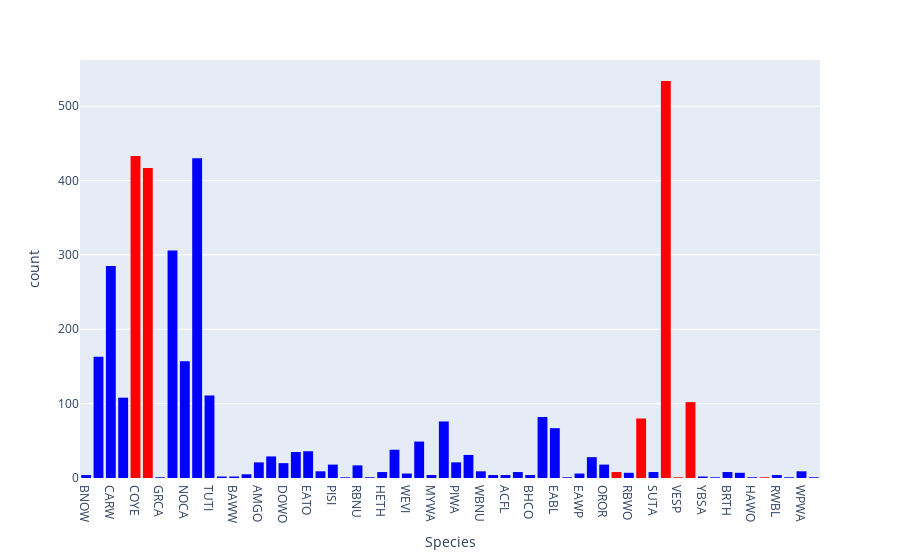

Write notebook code for a chart like this one.
### Code cell
default_color = "blue"
colorMap = {
    c: colors.get(c, default_color) 
    for c in birdFirsts.Species.unique()}
RecapHist = px.histogram(birdRecaps, x="Species", color="Species", color_discrete_map=colorMap)
RecapHist.update_layout(showlegend=False)
#RecapHist.write_html("RecapHistFigure.html")

RecapHist.show()

### Figure 1 — Plotly figure (JSON) as saved in the notebook; plotly's stock layout.template omitted (floating-point values rounded to 4 significant figures; data arrays with more than 128 entries replaced by an {"elided": "..."} marker saying what was removed)
{"data": [{"alignmentgroup": "True", "bingroup": "x", "hovertemplate": "Species=%{x}<br>count=%{y}<extra></extra>", "legendgroup": "BNOW", "marker": {"color": "blue", "pattern": {"shape": ""}}, "name": "BNOW", "offsetgroup": "BNOW", "orientation": "v", "showlegend": true, "type": "histogram", "x": ["BNOW", "BNOW", "BNOW", "BNOW"], "xaxis": "x", "yaxis": "y"}, {"alignmentgroup": "True", "bingroup": "x", "hovertemplate": "Species=%{x}<br>count=%{y}<extra></extra>", "legendgroup": "CACH", "marker": {"color": "blue", "pattern": {"shape": ""}}, "name": "CACH", "offsetgroup": "CACH", "orientation": "v", "showlegend": true, "type": "histogram", "x": {"elided": "163 str values"}, "xaxis": "x", "yaxis": "y"}, {"alignmentgroup": "True", "bingroup": "x", "hovertemplate": "Species=%{x}<br>count=%{y}<extra></extra>", "legendgroup": "CARW", "marker": {"color": "blue", "pattern": {"shape": ""}}, "name": "CARW", "offsetgroup": "CARW", "orientation": "v", "showlegend": true, "type": "histogram", "x": {"elided": "285 str values"}, "xaxis": "x", "yaxis": "y"}, {"alignmentgroup": "True", "bingroup": "x", "hovertemplate": "Species=%{x}<br>count=%{y}<extra></extra>", "legendgroup": "CHSP", "marker": {"color": "blue", "pattern": {"shape": ""}}, "name": "CHSP", "offsetgroup": "CHSP", "orientation": "v", "showlegend": true, "type": "histogram", "x": ["CHSP", "CHSP", "CHSP", "CHSP", "CHSP", "CHSP", "CHSP", "CHSP", "CHSP", "CHSP", "CHSP", "CHSP", "CHSP", "CHSP", "CHSP", "CHSP", "CHSP", "CHSP", "CHSP", "CHSP", "CHSP", "CHSP", "CHSP", "CHSP", "CHSP", "CHSP", "CHSP", "CHSP", "CHSP", "CHSP", "CHSP", "CHSP", "CHSP", "CHSP", "CHSP", "CHSP", "CHSP", "CHSP", "CHSP", "CHSP", "CHSP", "CHSP", "CHSP", "CHSP", "CHSP", "CHSP", "CHSP", "CHSP", "CHSP", "CHSP", "CHSP", "CHSP", "CHSP", "CHSP", "CHSP", "CHSP", "CHSP", "CHSP", "CHSP", "CHSP", "CHSP", "CHSP", "CHSP", "CHSP", "CHSP", "CHSP", "CHSP", "CHSP", "CHSP", "CHSP", "CHSP", "CHSP", "CHSP", "CHSP", "CHSP", "CHSP", "CHSP", "CHSP", "CHSP", "CHSP", "CHSP", "CHSP", "CHSP", "CHSP", "CHSP", "CHSP", "CHSP", "CHSP", "CHSP", "CHSP", "CHSP", "CHSP", "CHSP", "CHSP", "CHSP", "CHSP", "CHSP", "CHSP", "CHSP", "CHSP", "CHSP", "CHSP", "CHSP", "CHSP", "CHSP", "CHSP", "CHSP", "CHSP"], "xaxis": "x", "yaxis": "y"}, {"alignmentgroup": "True", "bingroup": "x", "hovertemplate": "Species=%{x}<br>count=%{y}<extra></extra>", "legendgroup": "COYE", "marker": {"color": "red", "pattern": {"shape": ""}}, "name": "COYE", "offsetgroup": "COYE", "orientation": "v", "showlegend": true, "type": "histogram", "x": {"elided": "433 str values"}, "xaxis": "x", "yaxis": "y"}, {"alignmentgroup": "True", "bingroup": "x", "hovertemplate": "Species=%{x}<br>count=%{y}<extra></extra>", "legendgroup": "FISP", "marker": {"color": "red", "pattern": {"shape": ""}}, "name": "FISP", "offsetgroup": "FISP", "orientation": "v", "showlegend": true, "type": "histogram", "x": {"elided": "417 str values"}, "xaxis": "x", "yaxis": "y"}, {"alignmentgroup": "True", "bingroup": "x", "hovertemplate": "Species=%{x}<br>count=%{y}<extra></extra>", "legendgroup": "GRCA", "marker": {"color": "blue", "pattern": {"shape": ""}}, "name": "GRCA", "offsetgroup": "GRCA", "orientation": "v", "showlegend": true, "type": "histogram", "x": ["GRCA"], "xaxis": "x", "yaxis": "y"}, {"alignmentgroup": "True", "bingroup": "x", "hovertemplate": "Species=%{x}<br>count=%{y}<extra></extra>", "legendgroup": "INBU", "marker": {"color": "blue", "pattern": {"shape": ""}}, "name": "INBU", "offsetgroup": "INBU", "orientation": "v", "showlegend": true, "type": "histogram", "x": {"elided": "306 str values"}, "xaxis": "x", "yaxis": "y"}, {"alignmentgroup": "True", "bingroup": "x", "hovertemplate": "Species=%{x}<br>count=%{y}<extra></extra>", "legendgroup": "NOCA", "marker": {"color": "blue", "pattern": {"shape": ""}}, "name": "NOCA", "offsetgroup": "NOCA", "orientation": "v", "showlegend": true, "type": "histogram", "x": {"elided": "157 str values"}, "xaxis": "x", "yaxis": "y"}, {"alignmentgroup": "True", "bingroup": "x", "hovertemplate": "Species=%{x}<br>count=%{y}<extra></extra>", "legendgroup": "SOSP", "marker": {"color": "blue", "pattern": {"shape": ""}}, "name": "SOSP", "offsetgroup": "SOSP", "orientation": "v", "showlegend": true, "type": "histogram", "x": {"elided": "430 str values"}, "xaxis": "x", "yaxis": "y"}, {"alignmentgroup": "True", "bingroup": "x", "hovertemplate": "Species=%{x}<br>count=%{y}<extra></extra>", "legendgroup": "TUTI", "marker": {"color": "blue", "pattern": {"shape": ""}}, "name": "TUTI", "offsetgroup": "TUTI", "orientation": "v", "showlegend": true, "type": "histogram", "x": ["TUTI", "TUTI", "TUTI", "TUTI", "TUTI", "TUTI", "TUTI", "TUTI", "TUTI", "TUTI", "TUTI", "TUTI", "TUTI", "TUTI", "TUTI", "TUTI", "TUTI", "TUTI", "TUTI", "TUTI", "TUTI", "TUTI", "TUTI", "TUTI", "TUTI", "TUTI", "TUTI", "TUTI", "TUTI", "TUTI", "TUTI", "TUTI", "TUTI", "TUTI", "TUTI", "TUTI", "TUTI", "TUTI", "TUTI", "TUTI", "TUTI", "TUTI", "TUTI", "TUTI", "TUTI", "TUTI", "TUTI", "TUTI", "TUTI", "TUTI", "TUTI", "TUTI", "TUTI", "TUTI", "TUTI", "TUTI", "TUTI", "TUTI", "TUTI", "TUTI", "TUTI", "TUTI", "TUTI", "TUTI", "TUTI", "TUTI", "TUTI", "TUTI", "TUTI", "TUTI", "TUTI", "TUTI", "TUTI", "TUTI", "TUTI", "TUTI", "TUTI", "TUTI", "TUTI", "TUTI", "TUTI", "TUTI", "TUTI", "TUTI", "TUTI", "TUTI", "TUTI", "TUTI", "TUTI", "TUTI", "TUTI", "TUTI", "TUTI", "TUTI", "TUTI", "TUTI", "TUTI", "TUTI", "TUTI", "TUTI", "TUTI", "TUTI", "TUTI", "TUTI", "TUTI", "TUTI", "TUTI", "TUTI", "TUTI", "TUTI", "TUTI"], "xaxis": "x", "yaxis": "y"}, {"alignmentgroup": "True", "bingroup": "x", "hovertemplate": "Species=%{x}<br>count=%{y}<extra></extra>", "legendgroup": "HOWA", "marker": {"color": "blue", "pattern": {"shape": ""}}, "name": "HOWA", "offsetgroup": "HOWA", "orientation": "v", "showlegend": true, "type": "histogram", "x": ["HOWA", "HOWA"], "xaxis": "x", "yaxis": "y"}, {"alignmentgroup": "True", "bingroup": "x", "hovertemplate": "Species=%{x}<br>count=%{y}<extra></extra>", "legendgroup": "BAWW", "marker": {"color": "blue", "pattern": {"shape": ""}}, "name": "BAWW", "offsetgroup": "BAWW", "orientation": "v", "showlegend": true, "type": "histogram", "x": ["BAWW", "BAWW"], "xaxis": "x", "yaxis": "y"}, {"alignmentgroup": "True", "bingroup": "x", "hovertemplate": "Species=%{x}<br>count=%{y}<extra></extra>", "legendgroup": "HOFI", "marker": {"color": "blue", "pattern": {"shape": ""}}, "name": "HOFI", "offsetgroup": "HOFI", "orientation": "v", "showlegend": true, "type": "histogram", "x": ["HOFI", "HOFI", "HOFI", "HOFI", "HOFI"], "xaxis": "x", "yaxis": "y"}, {"alignmentgroup": "True", "bingroup": "x", "hovertemplate": "Species=%{x}<br>count=%{y}<extra></extra>", "legendgroup": "AMGO", "marker": {"color": "blue", "pattern": {"shape": ""}}, "name": "AMGO", "offsetgroup": "AMGO", "orientation": "v", "showlegend": true, "type": "histogram", "x": ["AMGO", "AMGO", "AMGO", "AMGO", "AMGO", "AMGO", "AMGO", "AMGO", "AMGO", "AMGO", "AMGO", "AMGO", "AMGO", "AMGO", "AMGO", "AMGO", "AMGO", "AMGO", "AMGO", "AMGO", "AMGO"], "xaxis": "x", "yaxis": "y"}, {"alignmentgroup": "True", "bingroup": "x", "hovertemplate": "Species=%{x}<br>count=%{y}<extra></extra>", "legendgroup": "BHNU", "marker": {"color": "blue", "pattern": {"shape": ""}}, "name": "BHNU", "offsetgroup": "BHNU", "orientation": "v", "showlegend": true, "type": "histogram", "x": ["BHNU", "BHNU", "BHNU", "BHNU", "BHNU", "BHNU", "BHNU", "BHNU", "BHNU", "BHNU", "BHNU", "BHNU", "BHNU", "BHNU", "BHNU", "BHNU", "BHNU", "BHNU", "BHNU", "BHNU", "BHNU", "BHNU", "BHNU", "BHNU", "BHNU", "BHNU", "BHNU", "BHNU", "BHNU"], "xaxis": "x", "yaxis": "y"}, {"alignmentgroup": "True", "bingroup": "x", "hovertemplate": "Species=%{x}<br>count=%{y}<extra></extra>", "legendgroup": "DOWO", "marker": {"color": "blue", "pattern": {"shape": ""}}, "name": "DOWO", "offsetgroup": "DOWO", "orientation": "v", "showlegend": true, "type": "histogram", "x": ["DOWO", "DOWO", "DOWO", "DOWO", "DOWO", "DOWO", "DOWO", "DOWO", "DOWO", "DOWO", "DOWO", "DOWO", "DOWO", "DOWO", "DOWO", "DOWO", "DOWO", "DOWO", "DOWO", "DOWO"], "xaxis": "x", "yaxis": "y"}, {"alignmentgroup": "True", "bingroup": "x", "hovertemplate": "Species=%{x}<br>count=%{y}<extra></extra>", "legendgroup": "EASO", "marker": {"color": "blue", "pattern": {"shape": ""}}, "name": "EASO", "offsetgroup": "EASO", "orientation": "v", "showlegend": true, "type": "histogram", "x": ["EASO", "EASO", "EASO", "EASO", "EASO", "EASO", "EASO", "EASO", "EASO", "EASO", "EASO", "EASO", "EASO", "EASO", "EASO", "EASO", "EASO", "EASO", "EASO", "EASO", "EASO", "EASO", "EASO", "EASO", "EASO", "EASO", "EASO", "EASO", "EASO", "EASO", "EASO", "EASO", "EASO", "EASO", "EASO"], "xaxis": "x", "yaxis": "y"}, {"alignmentgroup": "True", "bingroup": "x", "hovertemplate": "Species=%{x}<br>count=%{y}<extra></extra>", "legendgroup": "EATO", "marker": {"color": "blue", "pattern": {"shape": ""}}, "name": "EATO", "offsetgroup": "EATO", "orientation": "v", "showlegend": true, "type": "histogram", "x": ["EATO", "EATO", "EATO", "EATO", "EATO", "EATO", "EATO", "EATO", "EATO", "EATO", "EATO", "EATO", "EATO", "EATO", "EATO", "EATO", "EATO", "EATO", "EATO", "EATO", "EATO", "EATO", "EATO", "EATO", "EATO", "EATO", "EATO", "EATO", "EATO", "EATO", "EATO", "EATO", "EATO", "EATO", "EATO", "EATO"], "xaxis": "x", "yaxis": "y"}, {"alignmentgroup": "True", "bingroup": "x", "hovertemplate": "Species=%{x}<br>count=%{y}<extra></extra>", "legendgroup": "NSWO", "marker": {"color": "blue", "pattern": {"shape": ""}}, "name": "NSWO", "offsetgroup": "NSWO", "orientation": "v", "showlegend": true, "type": "histogram", "x": ["NSWO", "NSWO", "NSWO", "NSWO", "NSWO", "NSWO", "NSWO", "NSWO", "NSWO"], "xaxis": "x", "yaxis": "y"}, {"alignmentgroup": "True", "bingroup": "x", "hovertemplate": "Species=%{x}<br>count=%{y}<extra></extra>", "legendgroup": "PISI", "marker": {"color": "blue", "pattern": {"shape": ""}}, "name": "PISI", "offsetgroup": "PISI", "orientation": "v", "showlegend": true, "type": "histogram", "x": ["PISI", "PISI", "PISI", "PISI", "PISI", "PISI", "PISI", "PISI", "PISI", "PISI", "PISI", "PISI", "PISI", "PISI", "PISI", "PISI", "PISI", "PISI"], "xaxis": "x", "yaxis": "y"}, {"alignmentgroup": "True", "bingroup": "x", "hovertemplate": "Species=%{x}<br>count=%{y}<extra></extra>", "legendgroup": "PUFI", "marker": {"color": "blue", "pattern": {"shape": ""}}, "name": "PUFI", "offsetgroup": "PUFI", "orientation": "v", "showlegend": true, "type": "histogram", "x": ["PUFI"], "xaxis": "x", "yaxis": "y"}, {"alignmentgroup": "True", "bingroup": "x", "hovertemplate": "Species=%{x}<br>count=%{y}<extra></extra>", "legendgroup": "RBNU", "marker": {"color": "blue", "pattern": {"shape": ""}}, "name": "RBNU", "offsetgroup": "RBNU", "orientation": "v", "showlegend": true, "type": "histogram", "x": ["RBNU", "RBNU", "RBNU", "RBNU", "RBNU", "RBNU", "RBNU", "RBNU", "RBNU", "RBNU", "RBNU", "RBNU", "RBNU", "RBNU", "RBNU", "RBNU", "RBNU"], "xaxis": "x", "yaxis": "y"}, {"alignmentgroup": "True", "bingroup": "x", "hovertemplate": "Species=%{x}<br>count=%{y}<extra></extra>", "legendgroup": "SCJU", "marker": {"color": "blue", "pattern": {"shape": ""}}, "name": "SCJU", "offsetgroup": "SCJU", "orientation": "v", "showlegend": true, "type": "histogram", "x": ["SCJU"], "xaxis": "x", "yaxis": "y"}, {"alignmentgroup": "True", "bingroup": "x", "hovertemplate": "Species=%{x}<br>count=%{y}<extra></extra>", "legendgroup": "HETH", "marker": {"color": "blue", "pattern": {"shape": ""}}, "name": "HETH", "offsetgroup": "HETH", "orientation": "v", "showlegend": true, "type": "histogram", "x": ["HETH", "HETH", "HETH", "HETH", "HETH", "HETH", "HETH", "HETH"], "xaxis": "x", "yaxis": "y"}, {"alignmentgroup": "True", "bingroup": "x", "hovertemplate": "Species=%{x}<br>count=%{y}<extra></extra>", "legendgroup": "WTSP", "marker": {"color": "blue", "pattern": {"shape": ""}}, "name": "WTSP", "offsetgroup": "WTSP", "orientation": "v", "showlegend": true, "type": "histogram", "x": ["WTSP", "WTSP", "WTSP", "WTSP", "WTSP", "WTSP", "WTSP", "WTSP", "WTSP", "WTSP", "WTSP", "WTSP", "WTSP", "WTSP", "WTSP", "WTSP", "WTSP", "WTSP", "WTSP", "WTSP", "WTSP", "WTSP", "WTSP", "WTSP", "WTSP", "WTSP", "WTSP", "WTSP", "WTSP", "WTSP", "WTSP", "WTSP", "WTSP", "WTSP", "WTSP", "WTSP", "WTSP", "WTSP"], "xaxis": "x", "yaxis": "y"}, {"alignmentgroup": "True", "bingroup": "x", "hovertemplate": "Species=%{x}<br>count=%{y}<extra></extra>", "legendgroup": "WEVI", "marker": {"color": "blue", "pattern": {"shape": ""}}, "name": "WEVI", "offsetgroup": "WEVI", "orientation": "v", "showlegend": true, "type": "histogram", "x": ["WEVI", "WEVI", "WEVI", "WEVI", "WEVI", "WEVI"], "xaxis": "x", "yaxis": "y"}, {"alignmentgroup": "True", "bingroup": "x", "hovertemplate": "Species=%{x}<br>count=%{y}<extra></extra>", "legendgroup": "EAPH", "marker": {"color": "blue", "pattern": {"shape": ""}}, "name": "EAPH", "offsetgroup": "EAPH", "orientation": "v", "showlegend": true, "type": "histogram", "x": ["EAPH", "EAPH", "EAPH", "EAPH", "EAPH", "EAPH", "EAPH", "EAPH", "EAPH", "EAPH", "EAPH", "EAPH", "EAPH", "EAPH", "EAPH", "EAPH", "EAPH", "EAPH", "EAPH", "EAPH", "EAPH", "EAPH", "EAPH", "EAPH", "EAPH", "EAPH", "EAPH", "EAPH", "EAPH", "EAPH", "EAPH", "EAPH", "EAPH", "EAPH", "EAPH", "EAPH", "EAPH", "EAPH", "EAPH", "EAPH", "EAPH", "EAPH", "EAPH", "EAPH", "EAPH", "EAPH", "EAPH", "EAPH", "EAPH"], "xaxis": "x", "yaxis": "y"}, {"alignmentgroup": "True", "bingroup": "x", "hovertemplate": "Species=%{x}<br>count=%{y}<extra></extra>", "legendgroup": "MYWA", "marker": {"color": "blue", "pattern": {"shape": ""}}, "name": "MYWA", "offsetgroup": "MYWA", "orientation": "v", "showlegend": true, "type": "histogram", "x": ["MYWA", "MYWA", "MYWA", "MYWA"], "xaxis": "x", "yaxis": "y"}, {"alignmentgroup": "True", "bingroup": "x", "hovertemplate": "Species=%{x}<br>count=%{y}<extra></extra>", "legendgroup": "NOMO", "marker": {"color": "blue", "pattern": {"shape": ""}}, "name": "NOMO", "offsetgroup": "NOMO", "orientation": "v", "showlegend": true, "type": "histogram", "x": ["NOMO", "NOMO", "NOMO", "NOMO", "NOMO", "NOMO", "NOMO", "NOMO", "NOMO", "NOMO", "NOMO", "NOMO", "NOMO", "NOMO", "NOMO", "NOMO", "NOMO", "NOMO", "NOMO", "NOMO", "NOMO", "NOMO", "NOMO", "NOMO", "NOMO", "NOMO", "NOMO", "NOMO", "NOMO", "NOMO", "NOMO", "NOMO", "NOMO", "NOMO", "NOMO", "NOMO", "NOMO", "NOMO", "NOMO", "NOMO", "NOMO", "NOMO", "NOMO", "NOMO", "NOMO", "NOMO", "NOMO", "NOMO", "NOMO", "NOMO", "NOMO", "NOMO", "NOMO", "NOMO", "NOMO", "NOMO", "NOMO", "NOMO", "NOMO", "NOMO", "NOMO", "NOMO", "NOMO", "NOMO", "NOMO", "NOMO", "NOMO", "NOMO", "NOMO", "NOMO", "NOMO", "NOMO", "NOMO", "NOMO", "NOMO", "NOMO"], "xaxis": "x", "yaxis": "y"}, {"alignmentgroup": "True", "bingroup": "x", "hovertemplate": "Species=%{x}<br>count=%{y}<extra></extra>", "legendgroup": "PIWA", "marker": {"color": "blue", "pattern": {"shape": ""}}, "name": "PIWA", "offsetgroup": "PIWA", "orientation": "v", "showlegend": true, "type": "histogram", "x": ["PIWA", "PIWA", "PIWA", "PIWA", "PIWA", "PIWA", "PIWA", "PIWA", "PIWA", "PIWA", "PIWA", "PIWA", "PIWA", "PIWA", "PIWA", "PIWA", "PIWA", "PIWA", "PIWA", "PIWA", "PIWA"], "xaxis": "x", "yaxis": "y"}, {"alignmentgroup": "True", "bingroup": "x", "hovertemplate": "Species=%{x}<br>count=%{y}<extra></extra>", "legendgroup": "RCKI", "marker": {"color": "blue", "pattern": {"shape": ""}}, "name": "RCKI", "offsetgroup": "RCKI", "orientation": "v", "showlegend": true, "type": "histogram", "x": ["RCKI", "RCKI", "RCKI", "RCKI", "RCKI", "RCKI", "RCKI", "RCKI", "RCKI", "RCKI", "RCKI", "RCKI", "RCKI", "RCKI", "RCKI", "RCKI", "RCKI", "RCKI", "RCKI", "RCKI", "RCKI", "RCKI", "RCKI", "RCKI", "RCKI", "RCKI", "RCKI", "RCKI", "RCKI", "RCKI", "RCKI"], "xaxis": "x", "yaxis": "y"}, {"alignmentgroup": "True", "bingroup": "x", "hovertemplate": "Species=%{x}<br>count=%{y}<extra></extra>", "legendgroup": "WBNU", "marker": {"color": "blue", "pattern": {"shape": ""}}, "name": "WBNU", "offsetgroup": "WBNU", "orientation": "v", "showlegend": true, "type": "histogram", "x": ["WBNU", "WBNU", "WBNU", "WBNU", "WBNU", "WBNU", "WBNU", "WBNU", "WBNU"], "xaxis": "x", "yaxis": "y"}, {"alignmentgroup": "True", "bingroup": "x", "hovertemplate": "Species=%{x}<br>count=%{y}<extra></extra>", "legendgroup": "YPWA", "marker": {"color": "blue", "pattern": {"shape": ""}}, "name": "YPWA", "offsetgroup": "YPWA", "orientation": "v", "showlegend": true, "type": "histogram", "x": ["YPWA", "YPWA", "YPWA", "YPWA"], "xaxis": "x", "yaxis": "y"}, {"alignmentgroup": "True", "bingroup": "x", "hovertemplate": "Species=%{x}<br>count=%{y}<extra></extra>", "legendgroup": "ACFL", "marker": {"color": "blue", "pattern": {"shape": ""}}, "name": "ACFL", "offsetgroup": "ACFL", "orientation": "v", "showlegend": true, "type": "histogram", "x": ["ACFL", "ACFL", "ACFL", "ACFL"], "xaxis": "x", "yaxis": "y"}, {"alignmentgroup": "True", "bingroup": "x", "hovertemplate": "Species=%{x}<br>count=%{y}<extra></extra>", "legendgroup": "BGGN", "marker": {"color": "blue", "pattern": {"shape": ""}}, "name": "BGGN", "offsetgroup": "BGGN", "orientation": "v", "showlegend": true, "type": "histogram", "x": ["BGGN", "BGGN", "BGGN", "BGGN", "BGGN", "BGGN", "BGGN", "BGGN"], "xaxis": "x", "yaxis": "y"}, {"alignmentgroup": "True", "bingroup": "x", "hovertemplate": "Species=%{x}<br>count=%{y}<extra></extra>", "legendgroup": "BHCO", "marker": {"color": "blue", "pattern": {"shape": ""}}, "name": "BHCO", "offsetgroup": "BHCO", "orientation": "v", "showlegend": true, "type": "histogram", "x": ["BHCO", "BHCO", "BHCO", "BHCO"], "xaxis": "x", "yaxis": "y"}, {"alignmentgroup": "True", "bingroup": "x", "hovertemplate": "Species=%{x}<br>count=%{y}<extra></extra>", "legendgroup": "BLGR", "marker": {"color": "blue", "pattern": {"shape": ""}}, "name": "BLGR", "offsetgroup": "BLGR", "orientation": "v", "showlegend": true, "type": "histogram", "x": ["BLGR", "BLGR", "BLGR", "BLGR", "BLGR", "BLGR", "BLGR", "BLGR", "BLGR", "BLGR", "BLGR", "BLGR", "BLGR", "BLGR", "BLGR", "BLGR", "BLGR", "BLGR", "BLGR", "BLGR", "BLGR", "BLGR", "BLGR", "BLGR", "BLGR", "BLGR", "BLGR", "BLGR", "BLGR", "BLGR", "BLGR", "BLGR", "BLGR", "BLGR", "BLGR", "BLGR", "BLGR", "BLGR", "BLGR", "BLGR", "BLGR", "BLGR", "BLGR", "BLGR", "BLGR", "BLGR", "BLGR", "BLGR", "BLGR", "BLGR", "BLGR", "BLGR", "BLGR", "BLGR", "BLGR", "BLGR", "BLGR", "BLGR", "BLGR", "BLGR", "BLGR", "BLGR", "BLGR", "BLGR", "BLGR", "BLGR", "BLGR", "BLGR", "BLGR", "BLGR", "BLGR", "BLGR", "BLGR", "BLGR", "BLGR", "BLGR", "BLGR", "BLGR", "BLGR", "BLGR", "BLGR", "BLGR"], "xaxis": "x", "yaxis": "y"}, {"alignmentgroup": "True", "bingroup": "x", "hovertemplate": "Species=%{x}<br>count=%{y}<extra></extra>", "legendgroup": "EABL", "marker": {"color": "blue", "pattern": {"shape": ""}}, "name": "EABL", "offsetgroup": "EABL", "orientation": "v", "showlegend": true, "type": "histogram", "x": ["EABL", "EABL", "EABL", "EABL", "EABL", "EABL", "EABL", "EABL", "EABL", "EABL", "EABL", "EABL", "EABL", "EABL", "EABL", "EABL", "EABL", "EABL", "EABL", "EABL", "EABL", "EABL", "EABL", "EABL", "EABL", "EABL", "EABL", "EABL", "EABL", "EABL", "EABL", "EABL", "EABL", "EABL", "EABL", "EABL", "EABL", "EABL", "EABL", "EABL", "EABL", "EABL", "EABL", "EABL", "EABL", "EABL", "EABL", "EABL", "EABL", "EABL", "EABL", "EABL", "EABL", "EABL", "EABL", "EABL", "EABL", "EABL", "EABL", "EABL", "EABL", "EABL", "EABL", "EABL", "EABL", "EABL", "EABL"], "xaxis": "x", "yaxis": "y"}, {"alignmentgroup": "True", "bingroup": "x", "hovertemplate": "Species=%{x}<br>count=%{y}<extra></extra>", "legendgroup": "EAKI", "marker": {"color": "blue", "pattern": {"shape": ""}}, "name": "EAKI", "offsetgroup": "EAKI", "orientation": "v", "showlegend": true, "type": "histogram", "x": ["EAKI"], "xaxis": "x", "yaxis": "y"}, {"alignmentgroup": "True", "bingroup": "x", "hovertemplate": "Species=%{x}<br>count=%{y}<extra></extra>", "legendgroup": "EAWP", "marker": {"color": "blue", "pattern": {"shape": ""}}, "name": "EAWP", "offsetgroup": "EAWP", "orientation": "v", "showlegend": true, "type": "histogram", "x": ["EAWP", "EAWP", "EAWP", "EAWP", "EAWP", "EAWP"], "xaxis": "x", "yaxis": "y"}, {"alignmentgroup": "True", "bingroup": "x", "hovertemplate": "Species=%{x}<br>count=%{y}<extra></extra>", "legendgroup": "HOWR", "marker": {"color": "blue", "pattern": {"shape": ""}}, "name": "HOWR", "offsetgroup": "HOWR", "orientation": "v", "showlegend": true, "type": "histogram", "x": ["HOWR", "HOWR", "HOWR", "HOWR", "HOWR", "HOWR", "HOWR", "HOWR", "HOWR", "HOWR", "HOWR", "HOWR", "HOWR", "HOWR", "HOWR", "HOWR", "HOWR", "HOWR", "HOWR", "HOWR", "HOWR", "HOWR", "HOWR", "HOWR", "HOWR", "HOWR", "HOWR", "HOWR"], "xaxis": "x", "yaxis": "y"}, {"alignmentgroup": "True", "bingroup": "x", "hovertemplate": "Species=%{x}<br>count=%{y}<extra></extra>", "legendgroup": "OROR", "marker": {"color": "blue", "pattern": {"shape": ""}}, "name": "OROR", "offsetgroup": "OROR", "orientation": "v", "showlegend": true, "type": "histogram", "x": ["OROR", "OROR", "OROR", "OROR", "OROR", "OROR", "OROR", "OROR", "OROR", "OROR", "OROR", "OROR", "OROR", "OROR", "OROR", "OROR", "OROR", "OROR"], "xaxis": "x", "yaxis": "y"}, {"alignmentgroup": "True", "bingroup": "x", "hovertemplate": "Species=%{x}<br>count=%{y}<extra></extra>", "legendgroup": "PRAW", "marker": {"color": "red", "pattern": {"shape": ""}}, "name": "PRAW", "offsetgroup": "PRAW", "orientation": "v", "showlegend": true, "type": "histogram", "x": ["PRAW", "PRAW", "PRAW", "PRAW", "PRAW", "PRAW", "PRAW", "PRAW"], "xaxis": "x", "yaxis": "y"}, {"alignmentgroup": "True", "bingroup": "x", "hovertemplate": "Species=%{x}<br>count=%{y}<extra></extra>", "legendgroup": "RBWO", "marker": {"color": "blue", "pattern": {"shape": ""}}, "name": "RBWO", "offsetgroup": "RBWO", "orientation": "v", "showlegend": true, "type": "histogram", "x": ["RBWO", "RBWO", "RBWO", "RBWO", "RBWO", "RBWO", "RBWO"], "xaxis": "x", "yaxis": "y"}, {"alignmentgroup": "True", "bingroup": "x", "hovertemplate": "Species=%{x}<br>count=%{y}<extra></extra>", "legendgroup": "SAVS", "marker": {"color": "red", "pattern": {"shape": ""}}, "name": "SAVS", "offsetgroup": "SAVS", "orientation": "v", "showlegend": true, "type": "histogram", "x": ["SAVS", "SAVS", "SAVS", "SAVS", "SAVS", "SAVS", "SAVS", "SAVS", "SAVS", "SAVS", "SAVS", "SAVS", "SAVS", "SAVS", "SAVS", "SAVS", "SAVS", "SAVS", "SAVS", "SAVS", "SAVS", "SAVS", "SAVS", "SAVS", "SAVS", "SAVS", "SAVS", "SAVS", "SAVS", "SAVS", "SAVS", "SAVS", "SAVS", "SAVS", "SAVS", "SAVS", "SAVS", "SAVS", "SAVS", "SAVS", "SAVS", "SAVS", "SAVS", "SAVS", "SAVS", "SAVS", "SAVS", "SAVS", "SAVS", "SAVS", "SAVS", "SAVS", "SAVS", "SAVS", "SAVS", "SAVS", "SAVS", "SAVS", "SAVS", "SAVS", "SAVS", "SAVS", "SAVS", "SAVS", "SAVS", "SAVS", "SAVS", "SAVS", "SAVS", "SAVS", "SAVS", "SAVS", "SAVS", "SAVS", "SAVS", "SAVS", "SAVS", "SAVS", "SAVS", "SAVS"], "xaxis": "x", "yaxis": "y"}, {"alignmentgroup": "True", "bingroup": "x", "hovertemplate": "Species=%{x}<br>count=%{y}<extra></extra>", "legendgroup": "SUTA", "marker": {"color": "blue", "pattern": {"shape": ""}}, "name": "SUTA", "offsetgroup": "SUTA", "orientation": "v", "showlegend": true, "type": "histogram", "x": ["SUTA", "SUTA", "SUTA", "SUTA", "SUTA", "SUTA", "SUTA", "SUTA"], "xaxis": "x", "yaxis": "y"}, {"alignmentgroup": "True", "bingroup": "x", "hovertemplate": "Species=%{x}<br>count=%{y}<extra></extra>", "legendgroup": "SWSP", "marker": {"color": "red", "pattern": {"shape": ""}}, "name": "SWSP", "offsetgroup": "SWSP", "orientation": "v", "showlegend": true, "type": "histogram", "x": {"elided": "534 str values"}, "xaxis": "x", "yaxis": "y"}, {"alignmentgroup": "True", "bingroup": "x", "hovertemplate": "Species=%{x}<br>count=%{y}<extra></extra>", "legendgroup": "VESP", "marker": {"color": "red", "pattern": {"shape": ""}}, "name": "VESP", "offsetgroup": "VESP", "orientation": "v", "showlegend": true, "type": "histogram", "x": ["VESP"], "xaxis": "x", "yaxis": "y"}, {"alignmentgroup": "True", "bingroup": "x", "hovertemplate": "Species=%{x}<br>count=%{y}<extra></extra>", "legendgroup": "YBCH", "marker": {"color": "red", "pattern": {"shape": ""}}, "name": "YBCH", "offsetgroup": "YBCH", "orientation": "v", "showlegend": true, "type": "histogram", "x": ["YBCH", "YBCH", "YBCH", "YBCH", "YBCH", "YBCH", "YBCH", "YBCH", "YBCH", "YBCH", "YBCH", "YBCH", "YBCH", "YBCH", "YBCH", "YBCH", "YBCH", "YBCH", "YBCH", "YBCH", "YBCH", "YBCH", "YBCH", "YBCH", "YBCH", "YBCH", "YBCH", "YBCH", "YBCH", "YBCH", "YBCH", "YBCH", "YBCH", "YBCH", "YBCH", "YBCH", "YBCH", "YBCH", "YBCH", "YBCH", "YBCH", "YBCH", "YBCH", "YBCH", "YBCH", "YBCH", "YBCH", "YBCH", "YBCH", "YBCH", "YBCH", "YBCH", "YBCH", "YBCH", "YBCH", "YBCH", "YBCH", "YBCH", "YBCH", "YBCH", "YBCH", "YBCH", "YBCH", "YBCH", "YBCH", "YBCH", "YBCH", "YBCH", "YBCH", "YBCH", "YBCH", "YBCH", "YBCH", "YBCH", "YBCH", "YBCH", "YBCH", "YBCH", "YBCH", "YBCH", "YBCH", "YBCH", "YBCH", "YBCH", "YBCH", "YBCH", "YBCH", "YBCH", "YBCH", "YBCH", "YBCH", "YBCH", "YBCH", "YBCH", "YBCH", "YBCH", "YBCH", "YBCH", "YBCH", "YBCH", "YBCH", "YBCH"], "xaxis": "x", "yaxis": "y"}, {"alignmentgroup": "True", "bingroup": "x", "hovertemplate": "Species=%{x}<br>count=%{y}<extra></extra>", "legendgroup": "YBSA", "marker": {"color": "blue", "pattern": {"shape": ""}}, "name": "YBSA", "offsetgroup": "YBSA", "orientation": "v", "showlegend": true, "type": "histogram", "x": ["YBSA", "YBSA"], "xaxis": "x", "yaxis": "y"}, {"alignmentgroup": "True", "bingroup": "x", "hovertemplate": "Species=%{x}<br>count=%{y}<extra></extra>", "legendgroup": "LOSH", "marker": {"color": "blue", "pattern": {"shape": ""}}, "name": "LOSH", "offsetgroup": "LOSH", "orientation": "v", "showlegend": true, "type": "histogram", "x": ["LOSH"], "xaxis": "x", "yaxis": "y"}, {"alignmentgroup": "True", "bingroup": "x", "hovertemplate": "Species=%{x}<br>count=%{y}<extra></extra>", "legendgroup": "BRTH", "marker": {"color": "blue", "pattern": {"shape": ""}}, "name": "BRTH", "offsetgroup": "BRTH", "orientation": "v", "showlegend": true, "type": "histogram", "x": ["BRTH", "BRTH", "BRTH", "BRTH", "BRTH", "BRTH", "BRTH", "BRTH"], "xaxis": "x", "yaxis": "y"}, {"alignmentgroup": "True", "bingroup": "x", "hovertemplate": "Species=%{x}<br>count=%{y}<extra></extra>", "legendgroup": "EWCS", "marker": {"color": "blue", "pattern": {"shape": ""}}, "name": "EWCS", "offsetgroup": "EWCS", "orientation": "v", "showlegend": true, "type": "histogram", "x": ["EWCS", "EWCS", "EWCS", "EWCS", "EWCS", "EWCS", "EWCS"], "xaxis": "x", "yaxis": "y"}, {"alignmentgroup": "True", "bingroup": "x", "hovertemplate": "Species=%{x}<br>count=%{y}<extra></extra>", "legendgroup": "HAWO", "marker": {"color": "blue", "pattern": {"shape": ""}}, "name": "HAWO", "offsetgroup": "HAWO", "orientation": "v", "showlegend": true, "type": "histogram", "x": ["HAWO"], "xaxis": "x", "yaxis": "y"}, {"alignmentgroup": "True", "bingroup": "x", "hovertemplate": "Species=%{x}<br>count=%{y}<extra></extra>", "legendgroup": "LISP", "marker": {"color": "red", "pattern": {"shape": ""}}, "name": "LISP", "offsetgroup": "LISP", "orientation": "v", "showlegend": true, "type": "histogram", "x": ["LISP"], "xaxis": "x", "yaxis": "y"}, {"alignmentgroup": "True", "bingroup": "x", "hovertemplate": "Species=%{x}<br>count=%{y}<extra></extra>", "legendgroup": "RWBL", "marker": {"color": "blue", "pattern": {"shape": ""}}, "name": "RWBL", "offsetgroup": "RWBL", "orientation": "v", "showlegend": true, "type": "histogram", "x": ["RWBL", "RWBL", "RWBL", "RWBL"], "xaxis": "x", "yaxis": "y"}, {"alignmentgroup": "True", "bingroup": "x", "hovertemplate": "Species=%{x}<br>count=%{y}<extra></extra>", "legendgroup": "TRFL", "marker": {"color": "blue", "pattern": {"shape": ""}}, "name": "TRFL", "offsetgroup": "TRFL", "orientation": "v", "showlegend": true, "type": "histogram", "x": ["TRFL"], "xaxis": "x", "yaxis": "y"}, {"alignmentgroup": "True", "bingroup": "x", "hovertemplate": "Species=%{x}<br>count=%{y}<extra></extra>", "legendgroup": "WPWA", "marker": {"color": "blue", "pattern": {"shape": ""}}, "name": "WPWA", "offsetgroup": "WPWA", "orientation": "v", "showlegend": true, "type": "histogram", "x": ["WPWA", "WPWA", "WPWA", "WPWA", "WPWA", "WPWA", "WPWA", "WPWA", "WPWA"], "xaxis": "x", "yaxis": "y"}, {"alignmentgroup": "True", "bingroup": "x", "hovertemplate": "Species=%{x}<br>count=%{y}<extra></extra>", "legendgroup": "KEWA", "marker": {"color": "blue", "pattern": {"shape": ""}}, "name": "KEWA", "offsetgroup": "KEWA", "orientation": "v", "showlegend": true, "type": "histogram", "x": ["KEWA"], "xaxis": "x", "yaxis": "y"}], "layout": {"barmode": "relative", "legend": {"title": {"text": "Species"}, "tracegroupgap": 0}, "margin": {"t": 60}, "showlegend": false, "xaxis": {"anchor": "y", "categoryarray": ["BNOW", "CACH", "CARW", "CHSP", "COYE", "FISP", "GRCA", "INBU", "NOCA", "SOSP", "TUTI", "HOWA", "BAWW", "HOFI", "AMGO", "BHNU", "DOWO", "EASO", "EATO", "NSWO", "PISI", "PUFI", "RBNU", "SCJU", "HETH", "WTSP", "WEVI", "EAPH", "MYWA", "NOMO", "PIWA", "RCKI", "WBNU", "YPWA", "ACFL", "BGGN", "BHCO", "BLGR", "EABL", "EAKI", "EAWP", "HOWR", "OROR", "PRAW", "RBWO", "SAVS", "SUTA", "SWSP", "VESP", "YBCH", "YBSA", "LOSH", "BRTH", "EWCS", "HAWO", "LISP", "RWBL", "TRFL", "WPWA", "KEWA", null], "categoryorder": "array", "domain": [0, 1], "title": {"text": "Species"}}, "yaxis": {"anchor": "x", "domain": [0, 1], "title": {"text": "count"}}}}
